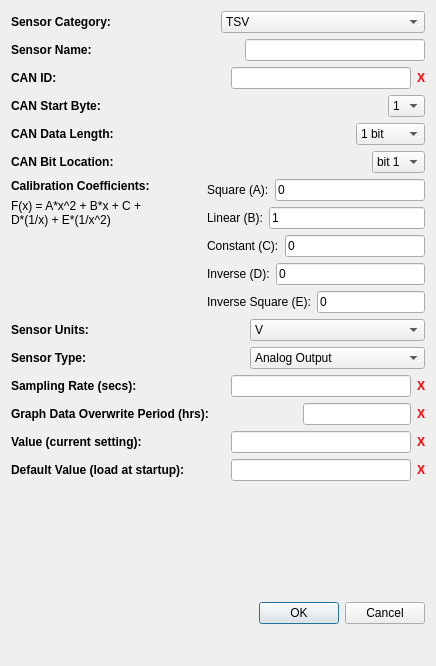
<?xml version="1.0" encoding="UTF-8"?>
<ui version="4.0">
 <class>Dialog</class>
 <widget class="QDialog" name="Dialog">
  <property name="geometry">
   <rect>
    <x>0</x>
    <y>0</y>
    <width>436</width>
    <height>666</height>
   </rect>
  </property>
  <property name="minimumSize">
   <size>
    <width>400</width>
    <height>310</height>
   </size>
  </property>
  <property name="maximumSize">
   <size>
    <width>799</width>
    <height>800</height>
   </size>
  </property>
  <property name="windowTitle">
   <string>Add/Edit Sensor</string>
  </property>
  <property name="windowIcon">
   <iconset>
    <normaloff>:/general/img/lafayette.png</normaloff>:/general/img/lafayette.png</iconset>
  </property>
  <layout class="QVBoxLayout" name="verticalLayout">
   <item>
    <layout class="QHBoxLayout" name="horizontalLayout_2" stretch="0,0">
     <item>
      <widget class="QLabel" name="label_systemType">
       <property name="font">
        <font>
         <weight>75</weight>
         <bold>true</bold>
        </font>
       </property>
       <property name="text">
        <string>Sensor Category:</string>
       </property>
      </widget>
     </item>
     <item>
      <widget class="QComboBox" name="comboBox_systemType">
       <item>
        <property name="text">
         <string>TSV</string>
        </property>
       </item>
       <item>
        <property name="text">
         <string>GLV</string>
        </property>
       </item>
       <item>
        <property name="text">
         <string>DYNO</string>
        </property>
       </item>
      </widget>
     </item>
    </layout>
   </item>
   <item>
    <layout class="QHBoxLayout" name="horizontalLayout_11">
     <item>
      <widget class="QLabel" name="label_sensorName_2">
       <property name="font">
        <font>
         <weight>75</weight>
         <bold>true</bold>
        </font>
       </property>
       <property name="text">
        <string>Sensor Name:</string>
       </property>
      </widget>
     </item>
     <item>
      <spacer name="horizontalSpacer_8">
       <property name="orientation">
        <enum>Qt::Horizontal</enum>
       </property>
       <property name="sizeHint" stdset="0">
        <size>
         <width>40</width>
         <height>20</height>
        </size>
       </property>
      </spacer>
     </item>
     <item>
      <widget class="QLineEdit" name="lineEdit_sensorName">
       <property name="minimumSize">
        <size>
         <width>180</width>
         <height>0</height>
        </size>
       </property>
       <property name="text">
        <string/>
       </property>
      </widget>
     </item>
    </layout>
   </item>
   <item>
    <layout class="QHBoxLayout" name="horizontalLayout_4">
     <item>
      <widget class="QLabel" name="label_canID">
       <property name="font">
        <font>
         <weight>75</weight>
         <bold>true</bold>
        </font>
       </property>
       <property name="text">
        <string>CAN ID:</string>
       </property>
      </widget>
     </item>
     <item>
      <spacer name="horizontalSpacer_2">
       <property name="orientation">
        <enum>Qt::Horizontal</enum>
       </property>
       <property name="sizeHint" stdset="0">
        <size>
         <width>40</width>
         <height>20</height>
        </size>
       </property>
      </spacer>
     </item>
     <item>
      <widget class="QLineEdit" name="lineEdit_canID">
       <property name="minimumSize">
        <size>
         <width>180</width>
         <height>0</height>
        </size>
       </property>
       <property name="text">
        <string/>
       </property>
      </widget>
     </item>
     <item>
      <widget class="QLabel" name="label_canIDInvalid">
       <property name="enabled">
        <bool>true</bool>
       </property>
       <property name="palette">
        <palette>
         <active>
          <colorrole role="WindowText">
           <brush brushstyle="SolidPattern">
            <color alpha="255">
             <red>255</red>
             <green>0</green>
             <blue>0</blue>
            </color>
           </brush>
          </colorrole>
         </active>
         <inactive>
          <colorrole role="WindowText">
           <brush brushstyle="SolidPattern">
            <color alpha="255">
             <red>255</red>
             <green>0</green>
             <blue>0</blue>
            </color>
           </brush>
          </colorrole>
         </inactive>
         <disabled>
          <colorrole role="WindowText">
           <brush brushstyle="SolidPattern">
            <color alpha="255">
             <red>123</red>
             <green>123</green>
             <blue>123</blue>
            </color>
           </brush>
          </colorrole>
         </disabled>
        </palette>
       </property>
       <property name="font">
        <font>
         <weight>75</weight>
         <bold>true</bold>
        </font>
       </property>
       <property name="text">
        <string>X</string>
       </property>
      </widget>
     </item>
    </layout>
   </item>
   <item>
    <layout class="QHBoxLayout" name="horizontalLayout_17">
     <item>
      <widget class="QLabel" name="label_canStartByte">
       <property name="font">
        <font>
         <weight>75</weight>
         <bold>true</bold>
        </font>
       </property>
       <property name="text">
        <string>CAN Start Byte:</string>
       </property>
      </widget>
     </item>
     <item>
      <spacer name="horizontalSpacer_11">
       <property name="orientation">
        <enum>Qt::Horizontal</enum>
       </property>
       <property name="sizeHint" stdset="0">
        <size>
         <width>40</width>
         <height>20</height>
        </size>
       </property>
      </spacer>
     </item>
     <item>
      <widget class="QComboBox" name="comboBox_canStartByte">
       <item>
        <property name="text">
         <string>1</string>
        </property>
       </item>
       <item>
        <property name="text">
         <string>2</string>
        </property>
       </item>
       <item>
        <property name="text">
         <string>3</string>
        </property>
       </item>
       <item>
        <property name="text">
         <string>4</string>
        </property>
       </item>
       <item>
        <property name="text">
         <string>5</string>
        </property>
       </item>
       <item>
        <property name="text">
         <string>6</string>
        </property>
       </item>
       <item>
        <property name="text">
         <string>7</string>
        </property>
       </item>
       <item>
        <property name="text">
         <string>8</string>
        </property>
       </item>
      </widget>
     </item>
    </layout>
   </item>
   <item>
    <layout class="QHBoxLayout" name="horizontalLayout_18">
     <item>
      <widget class="QLabel" name="label_canByteAmount">
       <property name="font">
        <font>
         <weight>75</weight>
         <bold>true</bold>
        </font>
       </property>
       <property name="text">
        <string>CAN Data Length:</string>
       </property>
      </widget>
     </item>
     <item>
      <spacer name="horizontalSpacer_12">
       <property name="orientation">
        <enum>Qt::Horizontal</enum>
       </property>
       <property name="sizeHint" stdset="0">
        <size>
         <width>40</width>
         <height>20</height>
        </size>
       </property>
      </spacer>
     </item>
     <item>
      <widget class="QComboBox" name="comboBox_canByteAmount">
       <item>
        <property name="text">
         <string>1 bit</string>
        </property>
       </item>
       <item>
        <property name="text">
         <string> 1 byte</string>
        </property>
       </item>
       <item>
        <property name="text">
         <string>2 bytes</string>
        </property>
       </item>
      </widget>
     </item>
    </layout>
   </item>
   <item>
    <layout class="QHBoxLayout" name="horizontalLayout_5">
     <item>
      <widget class="QLabel" name="label">
       <property name="font">
        <font>
         <weight>75</weight>
         <bold>true</bold>
        </font>
       </property>
       <property name="text">
        <string>CAN Bit Location:</string>
       </property>
      </widget>
     </item>
     <item>
      <spacer name="horizontalSpacer_3">
       <property name="orientation">
        <enum>Qt::Horizontal</enum>
       </property>
       <property name="sizeHint" stdset="0">
        <size>
         <width>40</width>
         <height>20</height>
        </size>
       </property>
      </spacer>
     </item>
     <item>
      <widget class="QComboBox" name="comboBox">
       <item>
        <property name="text">
         <string>bit 1</string>
        </property>
       </item>
       <item>
        <property name="text">
         <string>bit 2</string>
        </property>
       </item>
       <item>
        <property name="text">
         <string>bit 3</string>
        </property>
       </item>
       <item>
        <property name="text">
         <string>bit 4</string>
        </property>
       </item>
       <item>
        <property name="text">
         <string>bit 5</string>
        </property>
       </item>
       <item>
        <property name="text">
         <string>bit 6</string>
        </property>
       </item>
       <item>
        <property name="text">
         <string>bit 7</string>
        </property>
       </item>
       <item>
        <property name="text">
         <string>bit 8</string>
        </property>
       </item>
       <item>
        <property name="text">
         <string/>
        </property>
       </item>
      </widget>
     </item>
    </layout>
   </item>
   <item>
    <layout class="QHBoxLayout" name="horizontalLayout_3">
     <item>
      <layout class="QVBoxLayout" name="verticalLayout_3">
       <item>
        <widget class="QLabel" name="label_calibration">
         <property name="sizePolicy">
          <sizepolicy hsizetype="Preferred" vsizetype="Fixed">
           <horstretch>0</horstretch>
           <verstretch>0</verstretch>
          </sizepolicy>
         </property>
         <property name="font">
          <font>
           <weight>75</weight>
           <bold>true</bold>
          </font>
         </property>
         <property name="text">
          <string>Calibration Coefficients:</string>
         </property>
         <property name="alignment">
          <set>Qt::AlignLeading|Qt::AlignLeft|Qt::AlignTop</set>
         </property>
         <property name="wordWrap">
          <bool>false</bool>
         </property>
        </widget>
       </item>
       <item>
        <widget class="QLabel" name="label_2">
         <property name="text">
          <string>F(x) = A*x^2 + B*x + C + D*(1/x) + E*(1/x^2)</string>
         </property>
         <property name="alignment">
          <set>Qt::AlignLeading|Qt::AlignLeft|Qt::AlignTop</set>
         </property>
         <property name="wordWrap">
          <bool>true</bool>
         </property>
        </widget>
       </item>
      </layout>
     </item>
     <item>
      <spacer name="horizontalSpacer_6">
       <property name="orientation">
        <enum>Qt::Horizontal</enum>
       </property>
       <property name="sizeHint" stdset="0">
        <size>
         <width>40</width>
         <height>20</height>
        </size>
       </property>
      </spacer>
     </item>
     <item>
      <layout class="QVBoxLayout" name="verticalLayout_2">
       <item>
        <layout class="QHBoxLayout" name="horizontalLayout_8">
         <item>
          <widget class="QLabel" name="label_square">
           <property name="text">
            <string>Square (A):</string>
           </property>
          </widget>
         </item>
         <item>
          <widget class="QLineEdit" name="lineEdit_square">
           <property name="sizePolicy">
            <sizepolicy hsizetype="Expanding" vsizetype="Fixed">
             <horstretch>0</horstretch>
             <verstretch>0</verstretch>
            </sizepolicy>
           </property>
           <property name="minimumSize">
            <size>
             <width>0</width>
             <height>0</height>
            </size>
           </property>
           <property name="maximumSize">
            <size>
             <width>180</width>
             <height>16777215</height>
            </size>
           </property>
           <property name="text">
            <string>0</string>
           </property>
          </widget>
         </item>
        </layout>
       </item>
       <item>
        <layout class="QHBoxLayout" name="horizontalLayout_9">
         <item>
          <widget class="QLabel" name="label_linear">
           <property name="text">
            <string>Linear (B):</string>
           </property>
          </widget>
         </item>
         <item>
          <widget class="QLineEdit" name="lineEdit_linear">
           <property name="sizePolicy">
            <sizepolicy hsizetype="Expanding" vsizetype="Fixed">
             <horstretch>0</horstretch>
             <verstretch>0</verstretch>
            </sizepolicy>
           </property>
           <property name="minimumSize">
            <size>
             <width>0</width>
             <height>0</height>
            </size>
           </property>
           <property name="maximumSize">
            <size>
             <width>180</width>
             <height>16777215</height>
            </size>
           </property>
           <property name="text">
            <string>1</string>
           </property>
          </widget>
         </item>
        </layout>
       </item>
       <item>
        <layout class="QHBoxLayout" name="horizontalLayout_14">
         <item>
          <widget class="QLabel" name="label_constant">
           <property name="text">
            <string>Constant (C):</string>
           </property>
          </widget>
         </item>
         <item>
          <widget class="QLineEdit" name="lineEdit_constant">
           <property name="text">
            <string>0</string>
           </property>
          </widget>
         </item>
        </layout>
       </item>
       <item>
        <layout class="QHBoxLayout" name="horizontalLayout_15">
         <item>
          <widget class="QLabel" name="label_inverse">
           <property name="text">
            <string>Inverse (D):</string>
           </property>
          </widget>
         </item>
         <item>
          <widget class="QLineEdit" name="lineEdit_inverse">
           <property name="text">
            <string>0</string>
           </property>
          </widget>
         </item>
        </layout>
       </item>
       <item>
        <layout class="QHBoxLayout" name="horizontalLayout_16">
         <item>
          <widget class="QLabel" name="label_inverseSquare">
           <property name="text">
            <string>Inverse Square (E):</string>
           </property>
          </widget>
         </item>
         <item>
          <widget class="QLineEdit" name="lineEdit_inverseSquare">
           <property name="text">
            <string>0</string>
           </property>
          </widget>
         </item>
        </layout>
       </item>
      </layout>
     </item>
    </layout>
   </item>
   <item>
    <layout class="QHBoxLayout" name="horizontalLayout_7">
     <item>
      <widget class="QLabel" name="label_sensorUnits">
       <property name="font">
        <font>
         <weight>75</weight>
         <bold>true</bold>
        </font>
       </property>
       <property name="text">
        <string>Sensor Units:</string>
       </property>
      </widget>
     </item>
     <item>
      <spacer name="horizontalSpacer_4">
       <property name="orientation">
        <enum>Qt::Horizontal</enum>
       </property>
       <property name="sizeHint" stdset="0">
        <size>
         <width>40</width>
         <height>20</height>
        </size>
       </property>
      </spacer>
     </item>
     <item>
      <widget class="QComboBox" name="comboBox_sensorUnits">
       <property name="minimumSize">
        <size>
         <width>175</width>
         <height>0</height>
        </size>
       </property>
       <item>
        <property name="text">
         <string>V</string>
        </property>
       </item>
       <item>
        <property name="text">
         <string>A</string>
        </property>
       </item>
       <item>
        <property name="text">
         <string>C</string>
        </property>
       </item>
       <item>
        <property name="text">
         <string>%</string>
        </property>
       </item>
      </widget>
     </item>
    </layout>
   </item>
   <item>
    <layout class="QHBoxLayout" name="horizontalLayout_6">
     <item>
      <widget class="QLabel" name="label_sensorType">
       <property name="font">
        <font>
         <weight>75</weight>
         <bold>true</bold>
        </font>
       </property>
       <property name="text">
        <string>Sensor Type:</string>
       </property>
      </widget>
     </item>
     <item>
      <spacer name="horizontalSpacer">
       <property name="orientation">
        <enum>Qt::Horizontal</enum>
       </property>
       <property name="sizeHint" stdset="0">
        <size>
         <width>40</width>
         <height>20</height>
        </size>
       </property>
      </spacer>
     </item>
     <item>
      <widget class="QComboBox" name="comboBox_sensorType">
       <property name="minimumSize">
        <size>
         <width>175</width>
         <height>0</height>
        </size>
       </property>
       <item>
        <property name="text">
         <string>Analog Output</string>
        </property>
       </item>
       <item>
        <property name="text">
         <string>Analog Input</string>
        </property>
       </item>
       <item>
        <property name="text">
         <string>Digital Input</string>
        </property>
       </item>
       <item>
        <property name="text">
         <string>Digital Output</string>
        </property>
       </item>
      </widget>
     </item>
    </layout>
   </item>
   <item>
    <layout class="QHBoxLayout" name="horizontalLayout">
     <item>
      <widget class="QLabel" name="label_samplingRate">
       <property name="font">
        <font>
         <weight>75</weight>
         <bold>true</bold>
        </font>
       </property>
       <property name="text">
        <string>Sampling Rate (secs):</string>
       </property>
      </widget>
     </item>
     <item>
      <spacer name="horizontalSpacer_5">
       <property name="orientation">
        <enum>Qt::Horizontal</enum>
       </property>
       <property name="sizeHint" stdset="0">
        <size>
         <width>40</width>
         <height>20</height>
        </size>
       </property>
      </spacer>
     </item>
     <item>
      <widget class="QLineEdit" name="lineEdit_samplingRate">
       <property name="minimumSize">
        <size>
         <width>180</width>
         <height>0</height>
        </size>
       </property>
       <property name="maximumSize">
        <size>
         <width>180</width>
         <height>180</height>
        </size>
       </property>
       <property name="text">
        <string/>
       </property>
      </widget>
     </item>
     <item>
      <widget class="QLabel" name="label_samplingRateInvalid">
       <property name="palette">
        <palette>
         <active>
          <colorrole role="WindowText">
           <brush brushstyle="SolidPattern">
            <color alpha="255">
             <red>255</red>
             <green>0</green>
             <blue>0</blue>
            </color>
           </brush>
          </colorrole>
         </active>
         <inactive>
          <colorrole role="WindowText">
           <brush brushstyle="SolidPattern">
            <color alpha="255">
             <red>255</red>
             <green>0</green>
             <blue>0</blue>
            </color>
           </brush>
          </colorrole>
         </inactive>
         <disabled>
          <colorrole role="WindowText">
           <brush brushstyle="SolidPattern">
            <color alpha="255">
             <red>123</red>
             <green>123</green>
             <blue>123</blue>
            </color>
           </brush>
          </colorrole>
         </disabled>
        </palette>
       </property>
       <property name="font">
        <font>
         <weight>75</weight>
         <bold>true</bold>
        </font>
       </property>
       <property name="text">
        <string>X</string>
       </property>
      </widget>
     </item>
    </layout>
   </item>
   <item>
    <layout class="QHBoxLayout" name="horizontalLayout_10">
     <item>
      <widget class="QLabel" name="label_overwritePeriod">
       <property name="font">
        <font>
         <weight>75</weight>
         <bold>true</bold>
        </font>
       </property>
       <property name="text">
        <string>Graph Data Overwrite Period (hrs):</string>
       </property>
      </widget>
     </item>
     <item>
      <spacer name="horizontalSpacer_7">
       <property name="orientation">
        <enum>Qt::Horizontal</enum>
       </property>
       <property name="sizeHint" stdset="0">
        <size>
         <width>40</width>
         <height>20</height>
        </size>
       </property>
      </spacer>
     </item>
     <item>
      <widget class="QLineEdit" name="lineEdit_overwritePeriod">
       <property name="text">
        <string/>
       </property>
      </widget>
     </item>
     <item>
      <widget class="QLabel" name="label_overwritePeriodInvalid">
       <property name="palette">
        <palette>
         <active>
          <colorrole role="WindowText">
           <brush brushstyle="SolidPattern">
            <color alpha="255">
             <red>255</red>
             <green>0</green>
             <blue>0</blue>
            </color>
           </brush>
          </colorrole>
         </active>
         <inactive>
          <colorrole role="WindowText">
           <brush brushstyle="SolidPattern">
            <color alpha="255">
             <red>255</red>
             <green>0</green>
             <blue>0</blue>
            </color>
           </brush>
          </colorrole>
         </inactive>
         <disabled>
          <colorrole role="WindowText">
           <brush brushstyle="SolidPattern">
            <color alpha="255">
             <red>123</red>
             <green>123</green>
             <blue>123</blue>
            </color>
           </brush>
          </colorrole>
         </disabled>
        </palette>
       </property>
       <property name="font">
        <font>
         <weight>75</weight>
         <bold>true</bold>
        </font>
       </property>
       <property name="text">
        <string>X</string>
       </property>
      </widget>
     </item>
    </layout>
   </item>
   <item>
    <layout class="QHBoxLayout" name="horizontalLayout_12">
     <item>
      <widget class="QLabel" name="label_value">
       <property name="font">
        <font>
         <weight>75</weight>
         <bold>true</bold>
        </font>
       </property>
       <property name="text">
        <string>Value (current setting):</string>
       </property>
      </widget>
     </item>
     <item>
      <spacer name="horizontalSpacer_9">
       <property name="orientation">
        <enum>Qt::Horizontal</enum>
       </property>
       <property name="sizeHint" stdset="0">
        <size>
         <width>40</width>
         <height>20</height>
        </size>
       </property>
      </spacer>
     </item>
     <item>
      <widget class="QLineEdit" name="lineEdit_value">
       <property name="minimumSize">
        <size>
         <width>180</width>
         <height>0</height>
        </size>
       </property>
       <property name="maximumSize">
        <size>
         <width>180</width>
         <height>180</height>
        </size>
       </property>
       <property name="text">
        <string/>
       </property>
      </widget>
     </item>
     <item>
      <widget class="QLabel" name="label_valueInvalid">
       <property name="palette">
        <palette>
         <active>
          <colorrole role="WindowText">
           <brush brushstyle="SolidPattern">
            <color alpha="255">
             <red>255</red>
             <green>0</green>
             <blue>0</blue>
            </color>
           </brush>
          </colorrole>
         </active>
         <inactive>
          <colorrole role="WindowText">
           <brush brushstyle="SolidPattern">
            <color alpha="255">
             <red>255</red>
             <green>0</green>
             <blue>0</blue>
            </color>
           </brush>
          </colorrole>
         </inactive>
         <disabled>
          <colorrole role="WindowText">
           <brush brushstyle="SolidPattern">
            <color alpha="255">
             <red>123</red>
             <green>123</green>
             <blue>123</blue>
            </color>
           </brush>
          </colorrole>
         </disabled>
        </palette>
       </property>
       <property name="font">
        <font>
         <weight>75</weight>
         <bold>true</bold>
        </font>
       </property>
       <property name="text">
        <string>X</string>
       </property>
      </widget>
     </item>
    </layout>
   </item>
   <item>
    <layout class="QHBoxLayout" name="horizontalLayout_13">
     <item>
      <widget class="QLabel" name="label_defaultValue">
       <property name="font">
        <font>
         <weight>75</weight>
         <bold>true</bold>
        </font>
       </property>
       <property name="text">
        <string>Default Value (load at startup):</string>
       </property>
      </widget>
     </item>
     <item>
      <spacer name="horizontalSpacer_10">
       <property name="orientation">
        <enum>Qt::Horizontal</enum>
       </property>
       <property name="sizeHint" stdset="0">
        <size>
         <width>40</width>
         <height>20</height>
        </size>
       </property>
      </spacer>
     </item>
     <item>
      <widget class="QLineEdit" name="lineEdit_defaultValue">
       <property name="minimumSize">
        <size>
         <width>180</width>
         <height>0</height>
        </size>
       </property>
       <property name="maximumSize">
        <size>
         <width>180</width>
         <height>180</height>
        </size>
       </property>
       <property name="text">
        <string/>
       </property>
      </widget>
     </item>
     <item>
      <widget class="QLabel" name="label_defaultValueInvalid">
       <property name="palette">
        <palette>
         <active>
          <colorrole role="WindowText">
           <brush brushstyle="SolidPattern">
            <color alpha="255">
             <red>255</red>
             <green>0</green>
             <blue>0</blue>
            </color>
           </brush>
          </colorrole>
         </active>
         <inactive>
          <colorrole role="WindowText">
           <brush brushstyle="SolidPattern">
            <color alpha="255">
             <red>255</red>
             <green>0</green>
             <blue>0</blue>
            </color>
           </brush>
          </colorrole>
         </inactive>
         <disabled>
          <colorrole role="WindowText">
           <brush brushstyle="SolidPattern">
            <color alpha="255">
             <red>123</red>
             <green>123</green>
             <blue>123</blue>
            </color>
           </brush>
          </colorrole>
         </disabled>
        </palette>
       </property>
       <property name="font">
        <font>
         <weight>75</weight>
         <bold>true</bold>
        </font>
       </property>
       <property name="text">
        <string>X</string>
       </property>
      </widget>
     </item>
    </layout>
   </item>
   <item>
    <spacer name="verticalSpacer">
     <property name="orientation">
      <enum>Qt::Vertical</enum>
     </property>
     <property name="sizeHint" stdset="0">
      <size>
       <width>20</width>
       <height>40</height>
      </size>
     </property>
    </spacer>
   </item>
   <item>
    <widget class="QDialogButtonBox" name="buttonBox_OkCancel">
     <property name="sizePolicy">
      <sizepolicy hsizetype="Expanding" vsizetype="Expanding">
       <horstretch>0</horstretch>
       <verstretch>0</verstretch>
      </sizepolicy>
     </property>
     <property name="orientation">
      <enum>Qt::Horizontal</enum>
     </property>
     <property name="standardButtons">
      <set>QDialogButtonBox::Cancel|QDialogButtonBox::Ok</set>
     </property>
    </widget>
   </item>
  </layout>
 </widget>
 <resources/>
 <connections>
  <connection>
   <sender>buttonBox_OkCancel</sender>
   <signal>accepted()</signal>
   <receiver>Dialog</receiver>
   <slot>accept()</slot>
   <hints>
    <hint type="sourcelabel">
     <x>248</x>
     <y>254</y>
    </hint>
    <hint type="destinationlabel">
     <x>157</x>
     <y>274</y>
    </hint>
   </hints>
  </connection>
  <connection>
   <sender>buttonBox_OkCancel</sender>
   <signal>rejected()</signal>
   <receiver>Dialog</receiver>
   <slot>reject()</slot>
   <hints>
    <hint type="sourcelabel">
     <x>316</x>
     <y>260</y>
    </hint>
    <hint type="destinationlabel">
     <x>286</x>
     <y>274</y>
    </hint>
   </hints>
  </connection>
 </connections>
</ui>
